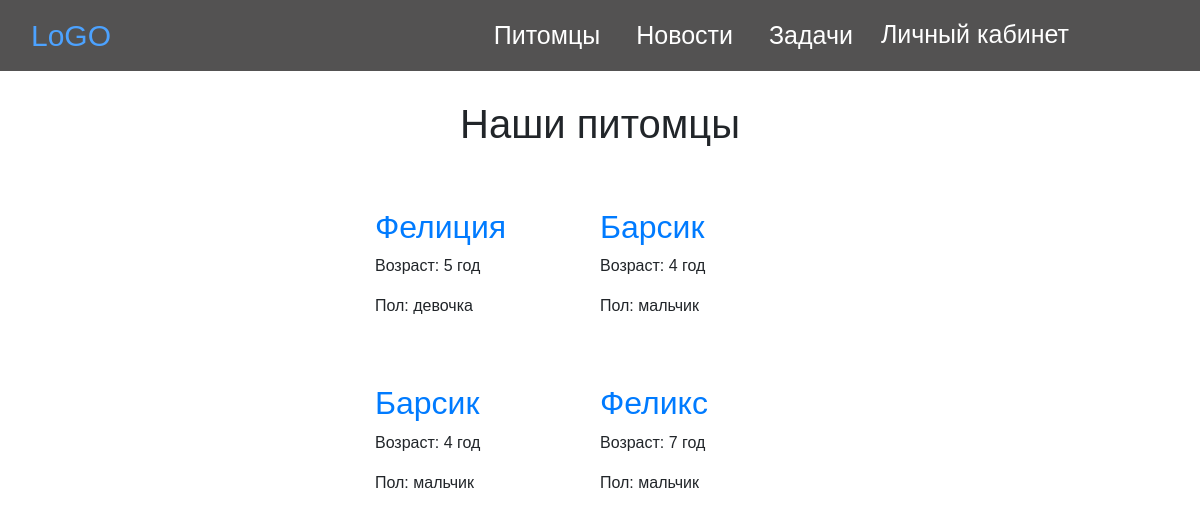
The app's page /pets (signed in) with its own data.
### Shelter/models.py (models this page shows, shortened)
class Pet(models.Model):
    name = models.CharField(verbose_name="Имя", max_length=200)
    age = models.IntegerField(verbose_name="Возраст")
    SEX_CHOICES = (
        ('male', "мальчик"),
        ('female', "девочка"),
    )
    sex = models.CharField(max_length=10, verbose_name="Пол", choices=SEX_CHOICES)
    TYPE_CHOICES = (
        ('cat', "кошка"),
        ('dog', "собака"),
    )
    type = models.CharField(max_length=10, verbose_name="Тип", choices=TYPE_CHOICES)
    COLOR_CHOICES = (
        ('black', "черный"),
        ('red', "рыжий"),
        ('white', "белый"),
        ('grey', "серый"),
        ('brown', "коричневый"),
        ('striped', "полосатый"),
        ('turtle', "черепаший"),
    )
    color = models.CharField(max_length=11, verbose_name="Цвет", choices=COLOR_CHOICES)
    WOOL_CHOICES = (
        ('bald', "лысый"),
        ('longhaired', "длинношерстный"),
        ('shorthaired', "короткошерстный"),
    )
    wool = models.CharField(max_length=15, verbose_name="Шерсть", choices=WOOL_CHOICES)
    CHARACTER_CHOICES = (
        ('Sanguine', "Сангвиник"),
        ('Melancholic', "Меланхолик"),
        ('Choleric', "Холерик"),
        ('Phlegmatic', "Флегматик"),
    )
    character = models.CharField(max_length=11, verbose_name="Характер", choices=CHARACTER_CHOICES)
    objects = models.Manager()
    description = models.TextField(default='', verbose_name="Описание", blank=True)
    shelter = models.ForeignKey(Shelter, verbose_name="Приют", on_delete=models.CASCADE)
    owner = models.ForeignKey(Profile, on_delete=models.CASCADE, verbose_name="Владелец", blank=True, null=True)
    def get_url(self):
        return reverse('post_detail',
                       args=[self.id])

### Shelter/pet_view.py (the view)
# urls.py: path('pets', pet_view.petapp, name='petapp'),
def petapp(request):
    user = request.user
    if user.is_authenticated and user.profile.type == 'Owner':
        shelter = Shelter.objects.get(user=user.profile)
        apps = Pet.objects.filter(shelter=shelter)
    else:
        apps = Pet.objects.all()
    return render(request, 'pets.html', {'apps': apps})

### templates/pets.html (shortened to what this page needs)
{% extends 'base.html' %}
{% load crispy_forms_filters %}
{% block content %}
    {% include "includes/navbar.html" %}
    <div class="pow">
        <h1 class="title">Наши питомцы</h1>
        {% for el in apps %}
            <div class="column">
                <div class="style">
                    <h2>
                        <a href="{{ el.get_url }}">
                            {{ el.name }}
                        </a>
                    </h2>
                    <p class="date">
                        Возраст: {{ el.age }} год
                    </p>
                    <p class="date">
                        Пол: {{ el.get_sex_display }}
                    </p>
                </div>
            </div>
        {% endfor %}
    </div>
{% endblock %}

### static/css/style.css (style rules this page uses)
body { height: 130vh; margin: auto; width: 100%; overflow-x: hidden; font-family:'Laptev_Brush', sans-serif; background: #ffffff; display: flex; flex-direction: column; align-items: center; position: relative; }
.column { padding-top: 50px; float: left; width: 50%; }
.pow { margin-top: 100px; }
.title { display: flex; align-items: center; justify-content: center; margin-bottom: 10px; }
.style { background-color: #ffffff; }

### records on screen
Pet: name "Фелиция", age "5", sex "девочка"
Pet: name "Барсик", age "4", sex "мальчик"
Pet: name "Барсик", age "4", sex "мальчик"
Pet: name "Феликс", age "7", sex "мальчик"
